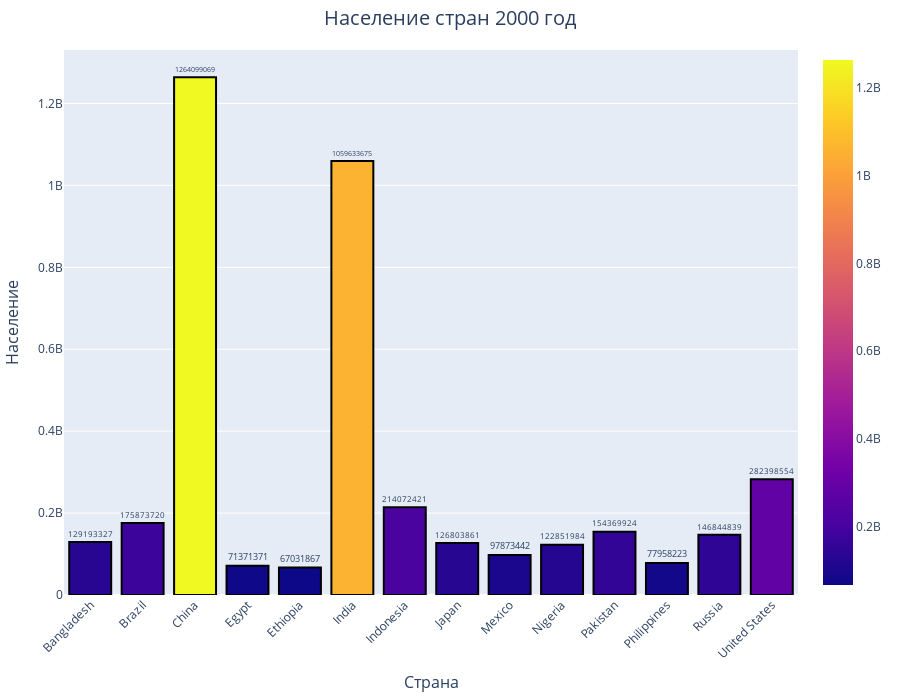

Notebook code cell kept with this figure:
### Markdown cell above
3. Построить столбчатую диаграмму (.bar) с использованием модуля
graph_objs из библиотеки Plotly со следующими параметрами:
3.1. По оси Х указать дату или название, по оси У указать количественный
показатель.
3.2. Сделать так, чтобы столбец принимал цвет в зависимости от значения
показателя (marker=dict(color=признак, coloraxis="coloraxis")).
3.3. Сделать так, чтобы границы каждого столбца были выделены чёрной
линией с толщиной равной 2.
3.4. Отобразить заголовок диаграммы, разместив его по центру сверху, с
20 размером текста.
3.5. Добавить подписи для осей X и Y с размером текста, равным 16. Для
оси абсцисс развернуть метки так, чтобы они читались под углом,
равным 315.
3.6. Размер текста меток осей сделать равным 14.
3.7. Расположить график во всю ширину рабочей области и присвоить
высоту, равную 700 пикселей.
3.8. Убрать лишние отступы по краям

### Code cell
x = data.loc[data['2022 Population'] > 100000000]['Country']
y = data.loc[data['2022 Population'] > 100000000]['2000 Population']
barchart = px.bar(
    x=x,
    y=y,
    text=y,
    height=700,
    labels={
        'x':'Страна',
        'y':'Население'
    })
fig = go.Figure(barchart)
fig.update_traces(
    textfont_size=14,
    textangle=0,
    textposition='outside',
    marker=dict(line=dict(color='black', width=2), color=y, coloraxis="coloraxis"))
fig.update_layout(
    title_text='Население стран 2000 год', 
    title_x=0.5,
    title_font_size=20,
    margin=dict(
        l=50,
        r=50,
        t=50,
        b=50
    ),
    xaxis_title_font_size=16,
    yaxis_title_font_size=16,
    xaxis_tickangle = 315,
    showlegend=False
    )
    
fig.show()

### Figure 1 — Plotly figure (JSON) as saved in the notebook; plotly's stock layout.template omitted (floating-point values rounded to 4 significant figures)
{"data": [{"alignmentgroup": "True", "hovertemplate": "Страна=%{x}<br>Население=%{y}<br>text=%{text}<extra></extra>", "legendgroup": "", "marker": {"color": [129193327, 175873720, 1264099069, 71371371, 67031867, 1059633675, 214072421, 126803861, 97873442, 122851984, 154369924, 77958223, 146844839, 282398554], "coloraxis": "coloraxis", "line": {"color": "black", "width": 2}, "pattern": {"shape": ""}}, "name": "", "offsetgroup": "", "orientation": "v", "showlegend": false, "text": [129193327, 175873720, 1264099069, 71371371, 67031867, 1059633675, 214072421, 126803861, 97873442, 122851984, 154369924, 77958223, 146844839, 282398554], "textangle": 0, "textfont": {"size": 14}, "textposition": "outside", "type": "bar", "x": ["Bangladesh", "Brazil", "China", "Egypt", "Ethiopia", "India", "Indonesia", "Japan", "Mexico", "Nigeria", "Pakistan", "Philippines", "Russia", "United States"], "xaxis": "x", "y": [129193327, 175873720, 1264099069, 71371371, 67031867, 1059633675, 214072421, 126803861, 97873442, 122851984, 154369924, 77958223, 146844839, 282398554], "yaxis": "y"}], "layout": {"barmode": "relative", "height": 700, "legend": {"tracegroupgap": 0}, "margin": {"b": 50, "l": 50, "r": 50, "t": 50}, "showlegend": false, "title": {"font": {"size": 20}, "text": "Население стран 2000 год", "x": 0.5}, "xaxis": {"anchor": "y", "domain": [0, 1], "tickangle": -45, "title": {"font": {"size": 16}, "text": "Страна"}}, "yaxis": {"anchor": "x", "domain": [0, 1], "title": {"font": {"size": 16}, "text": "Население"}}}}
